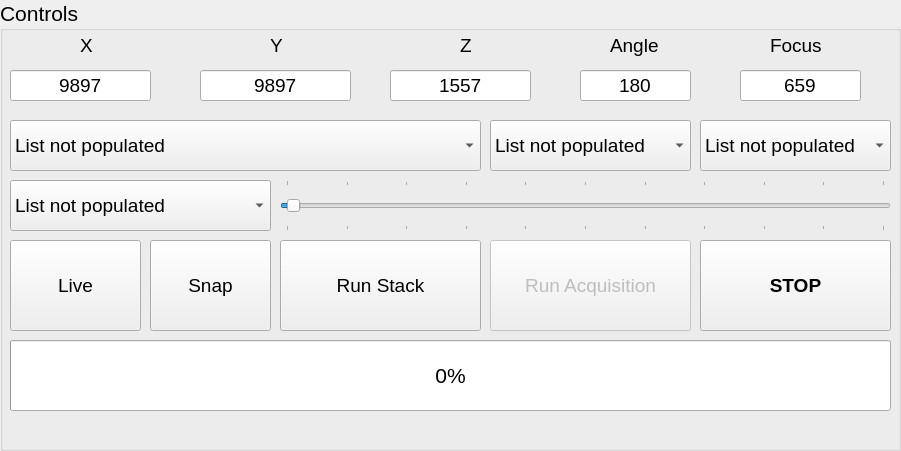
   <widget class="QGroupBox" name="groupBox_3">
    <property name="geometry">
     <rect>
      <x>10</x>
      <y>770</y>
      <width>901</width>
      <height>451</height>
     </rect>
    </property>
    <property name="sizePolicy">
     <sizepolicy hsizetype="Fixed" vsizetype="Fixed">
      <horstretch>0</horstretch>
      <verstretch>0</verstretch>
     </sizepolicy>
    </property>
    <property name="font">
     <font>
      <pointsize>16</pointsize>
     </font>
    </property>
    <property name="title">
     <string>Controls</string>
    </property>
    <widget class="QLineEdit" name="Y_Position_Indicator">
     <property name="geometry">
      <rect>
       <x>200</x>
       <y>70</y>
       <width>151</width>
       <height>31</height>
      </rect>
     </property>
     <property name="font">
      <font>
       <pointsize>14</pointsize>
      </font>
     </property>
     <property name="accessibleName">
      <string>X</string>
     </property>
     <property name="text">
      <string>9897</string>
     </property>
     <property name="alignment">
      <set>Qt::AlignCenter</set>
     </property>
     <property name="readOnly">
      <bool>true</bool>
     </property>
    </widget>
    <widget class="QLabel" name="label_3">
     <property name="geometry">
      <rect>
       <x>80</x>
       <y>30</y>
       <width>16</width>
       <height>31</height>
      </rect>
     </property>
     <property name="font">
      <font>
       <pointsize>14</pointsize>
      </font>
     </property>
     <property name="frameShape">
      <enum>QFrame::NoFrame</enum>
     </property>
     <property name="frameShadow">
      <enum>QFrame::Plain</enum>
     </property>
     <property name="lineWidth">
      <number>0</number>
     </property>
     <property name="text">
      <string>X</string>
     </property>
    </widget>
    <widget class="QLabel" name="label_12">
     <property name="geometry">
      <rect>
       <x>460</x>
       <y>30</y>
       <width>16</width>
       <height>31</height>
      </rect>
     </property>
     <property name="font">
      <font>
       <pointsize>14</pointsize>
      </font>
     </property>
     <property name="text">
      <string>Z </string>
     </property>
    </widget>
    <widget class="QProgressBar" name="ProgressBar">
     <property name="geometry">
      <rect>
       <x>10</x>
       <y>340</y>
       <width>881</width>
       <height>71</height>
      </rect>
     </property>
     <property name="font">
      <font>
       <pointsize>16</pointsize>
      </font>
     </property>
     <property name="layoutDirection">
      <enum>Qt::LeftToRight</enum>
     </property>
     <property name="value">
      <number>0</number>
     </property>
     <property name="alignment">
      <set>Qt::AlignCenter</set>
     </property>
     <property name="orientation">
      <enum>Qt::Horizontal</enum>
     </property>
     <property name="invertedAppearance">
      <bool>false</bool>
     </property>
     <property name="textDirection">
      <enum>QProgressBar::TopToBottom</enum>
     </property>
     <property name="format">
      <string>%p%</string>
     </property>
    </widget>
    <widget class="QPushButton" name="LiveButton">
     <property name="geometry">
      <rect>
       <x>10</x>
       <y>240</y>
       <width>131</width>
       <height>91</height>
      </rect>
     </property>
     <property name="font">
      <font>
       <pointsize>14</pointsize>
       <weight>50</weight>
       <italic>false</italic>
       <bold>false</bold>
      </font>
     </property>
     <property name="text">
      <string>Live</string>
     </property>
    </widget>
    <widget class="QPushButton" name="SnapButton">
     <property name="geometry">
      <rect>
       <x>150</x>
       <y>240</y>
       <width>121</width>
       <height>91</height>
      </rect>
     </property>
     <property name="font">
      <font>
       <pointsize>14</pointsize>
       <weight>50</weight>
       <italic>false</italic>
       <bold>false</bold>
      </font>
     </property>
     <property name="text">
      <string>Snap</string>
     </property>
    </widget>
    <widget class="QComboBox" name="FilterComboBox">
     <property name="enabled">
      <bool>true</bool>
     </property>
     <property name="geometry">
      <rect>
       <x>10</x>
       <y>120</y>
       <width>471</width>
       <height>51</height>
      </rect>
     </property>
     <property name="font">
      <font>
       <pointsize>14</pointsize>
      </font>
     </property>
     <item>
      <property name="text">
       <string>List not populated</string>
      </property>
     </item>
    </widget>
    <widget class="QLineEdit" name="Rotation_Position_Indicator">
     <property name="enabled">
      <bool>true</bool>
     </property>
     <property name="geometry">
      <rect>
       <x>580</x>
       <y>70</y>
       <width>111</width>
       <height>31</height>
      </rect>
     </property>
     <property name="font">
      <font>
       <pointsize>14</pointsize>
      </font>
     </property>
     <property name="accessibleName">
      <string>X</string>
     </property>
     <property name="text">
      <string>180</string>
     </property>
     <property name="alignment">
      <set>Qt::AlignCenter</set>
     </property>
     <property name="readOnly">
      <bool>true</bool>
     </property>
    </widget>
    <widget class="QPushButton" name="StopButton">
     <property name="geometry">
      <rect>
       <x>700</x>
       <y>240</y>
       <width>191</width>
       <height>91</height>
      </rect>
     </property>
     <property name="font">
      <font>
       <pointsize>14</pointsize>
       <weight>75</weight>
       <italic>false</italic>
       <bold>true</bold>
      </font>
     </property>
     <property name="text">
      <string>STOP</string>
     </property>
    </widget>
    <widget class="QComboBox" name="LaserComboBox">
     <property name="enabled">
      <bool>true</bool>
     </property>
     <property name="geometry">
      <rect>
       <x>10</x>
       <y>180</y>
       <width>261</width>
       <height>51</height>
      </rect>
     </property>
     <property name="font">
      <font>
       <pointsize>14</pointsize>
      </font>
     </property>
     <item>
      <property name="text">
       <string>List not populated</string>
      </property>
     </item>
    </widget>
    <widget class="QPushButton" name="ScriptButton">
     <property name="enabled">
      <bool>false</bool>
     </property>
     <property name="geometry">
      <rect>
       <x>490</x>
       <y>240</y>
       <width>201</width>
       <height>91</height>
      </rect>
     </property>
     <property name="font">
      <font>
       <pointsize>14</pointsize>
       <weight>50</weight>
       <italic>false</italic>
       <bold>false</bold>
      </font>
     </property>
     <property name="text">
      <string>Run Acquisition</string>
     </property>
    </widget>
    <widget class="QPushButton" name="StackButton">
     <property name="enabled">
      <bool>true</bool>
     </property>
     <property name="geometry">
      <rect>
       <x>280</x>
       <y>240</y>
       <width>201</width>
       <height>91</height>
      </rect>
     </property>
     <property name="font">
      <font>
       <pointsize>14</pointsize>
       <weight>50</weight>
       <italic>false</italic>
       <bold>false</bold>
      </font>
     </property>
     <property name="text">
      <string>Run Stack</string>
     </property>
    </widget>
    <widget class="QComboBox" name="ShutterComboBox">
     <property name="enabled">
      <bool>true</bool>
     </property>
     <property name="geometry">
      <rect>
       <x>700</x>
       <y>120</y>
       <width>191</width>
       <height>51</height>
      </rect>
     </property>
     <property name="font">
      <font>
       <pointsize>14</pointsize>
      </font>
     </property>
     <item>
      <property name="text">
       <string>List not populated</string>
      </property>
     </item>
    </widget>
    <widget class="QLineEdit" name="X_Position_Indicator">
     <property name="geometry">
      <rect>
       <x>10</x>
       <y>70</y>
       <width>141</width>
       <height>31</height>
      </rect>
     </property>
     <property name="font">
      <font>
       <pointsize>14</pointsize>
      </font>
     </property>
     <property name="accessibleName">
      <string>X</string>
     </property>
     <property name="text">
      <string>9897</string>
     </property>
     <property name="alignment">
      <set>Qt::AlignCenter</set>
     </property>
     <property name="readOnly">
      <bool>true</bool>
     </property>
    </widget>
    <widget class="QLabel" name="label_11">
     <property name="geometry">
      <rect>
       <x>270</x>
       <y>30</y>
       <width>16</width>
       <height>31</height>
      </rect>
     </property>
     <property name="font">
      <font>
       <pointsize>14</pointsize>
      </font>
     </property>
     <property name="text">
      <string>Y</string>
     </property>
    </widget>
    <widget class="QLineEdit" name="Z_Position_Indicator">
     <property name="geometry">
      <rect>
       <x>390</x>
       <y>70</y>
       <width>141</width>
       <height>31</height>
      </rect>
     </property>
     <property name="font">
      <font>
       <pointsize>14</pointsize>
      </font>
     </property>
     <property name="accessibleName">
      <string>X</string>
     </property>
     <property name="text">
      <string>1557</string>
     </property>
     <property name="alignment">
      <set>Qt::AlignCenter</set>
     </property>
     <property name="readOnly">
      <bool>true</bool>
     </property>
    </widget>
    <widget class="QComboBox" name="ZoomComboBox">
     <property name="enabled">
      <bool>true</bool>
     </property>
     <property name="geometry">
      <rect>
       <x>490</x>
       <y>120</y>
       <width>201</width>
       <height>51</height>
      </rect>
     </property>
     <property name="font">
      <font>
       <pointsize>14</pointsize>
      </font>
     </property>
     <item>
      <property name="text">
       <string>List not populated</string>
      </property>
     </item>
    </widget>
    <widget class="QLabel" name="label_5">
     <property name="geometry">
      <rect>
       <x>610</x>
       <y>30</y>
       <width>61</width>
       <height>31</height>
      </rect>
     </property>
     <property name="font">
      <font>
       <pointsize>14</pointsize>
      </font>
     </property>
     <property name="text">
      <string>Angle</string>
     </property>
    </widget>
    <widget class="QSlider" name="LaserSlider">
     <property name="geometry">
      <rect>
       <x>280</x>
       <y>180</y>
       <width>611</width>
       <height>51</height>
      </rect>
     </property>
     <property name="autoFillBackground">
      <bool>false</bool>
     </property>
     <property name="maximum">
      <number>100</number>
     </property>
     <property name="value">
      <number>1</number>
     </property>
     <property name="tracking">
      <bool>false</bool>
     </property>
     <property name="orientation">
      <enum>Qt::Horizontal</enum>
     </property>
     <property name="invertedAppearance">
      <bool>false</bool>
     </property>
     <property name="invertedControls">
      <bool>false</bool>
     </property>
     <property name="tickPosition">
      <enum>QSlider::TicksBothSides</enum>
     </property>
     <property name="tickInterval">
      <number>10</number>
     </property>
    </widget>
    <widget class="QLineEdit" name="Focus_Position_Indicator">
     <property name="geometry">
      <rect>
       <x>740</x>
       <y>70</y>
       <width>121</width>
       <height>31</height>
      </rect>
     </property>
     <property name="font">
      <font>
       <pointsize>14</pointsize>
      </font>
     </property>
     <property name="accessibleName">
      <string>X</string>
     </property>
     <property name="text">
      <string>659</string>
     </property>
     <property name="alignment">
      <set>Qt::AlignCenter</set>
     </property>
     <property name="readOnly">
      <bool>true</bool>
     </property>
    </widget>
    <widget class="QLabel" name="label_4">
     <property name="geometry">
      <rect>
       <x>770</x>
       <y>30</y>
       <width>61</width>
       <height>31</height>
      </rect>
     </property>
     <property name="font">
      <font>
       <pointsize>14</pointsize>
      </font>
     </property>
     <property name="text">
      <string>Focus</string>
     </property>
    </widget>
   </widget>
